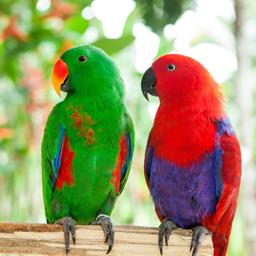
#> input picture images/parrots_256.jpg, 256 x 256 px
$ jupyter execute --allow-errors week3_practice.ipynb   (shell and % lines are left out)
#> lines starting #> are read from the running program, lines starting #| are printed output that depends on the picture; after the words box and inside, x2 and y2 are one past the last pixel; in counts of white or black regions, pixels touching at a corner belong together
# Week 3: Filtering & Frequency Domain — Lab Practice

**Topics:** Image Resizing, Convolution, Smoothing, Frequency Domain & Sharpening

This notebook accompanies the Week 3 lecture slides. We will resize images with different interpolation methods, implement 2D convolution from scratch, apply smoothing and sharpening filters, and visualize the frequency domain — all hands-on.

[cell 1]
import numpy as np
import matplotlib.pyplot as plt
from PIL import Image

### Environment setup

This notebook works both **locally** and on **Google Colab**.
- **Local**: images are loaded from the repository’s `images/` folder.
- **Colab**: images are automatically downloaded from GitHub on first run.

[cell 2]
import os, urllib.request

# Detect Google Colab
IN_COLAB = "google.colab" in str(get_ipython()) if hasattr(__builtins__, "__IPYTHON__") else False

# Image paths — we use a 256×256 version for faster processing
REPO_URL = "https://raw.githubusercontent.com/HyeongminLEE/image-processing-tutorial/main"
IMAGE_DIR = "images"
COLOR_NAME = "parrots_256.jpg"
GRAY_NAME = "parrots_256_gray.jpg"
CHALLENGE_NAME = "einstein_monroe.jpg"

if IN_COLAB:
    os.makedirs(IMAGE_DIR, exist_ok=True)
    for name in [COLOR_NAME, GRAY_NAME, CHALLENGE_NAME]:
        url = f"{REPO_URL}/{IMAGE_DIR}/{name}"
        dest = os.path.join(IMAGE_DIR, name)
        if not os.path.exists(dest):
            print(f"Downloading {name} ...")
            urllib.request.urlretrieve(url, dest)
    IMAGE_PATH = os.path.join(IMAGE_DIR, COLOR_NAME)
    GRAY_PATH = os.path.join(IMAGE_DIR, GRAY_NAME)
    CHALLENGE_PATH = os.path.join(IMAGE_DIR, CHALLENGE_NAME)
else:
    IMAGE_PATH = os.path.join("..", IMAGE_DIR, COLOR_NAME)
    GRAY_PATH = os.path.join("..", IMAGE_DIR, GRAY_NAME)
    CHALLENGE_PATH = os.path.join("..", IMAGE_DIR, CHALLENGE_NAME)

print(f"Image path: {IMAGE_PATH}")
print(f"Running on: {'Google Colab' if IN_COLAB else 'Local'}")

### Display helpers

We define utility functions used throughout this notebook. Each helper displays exactly **one** item — call it multiple times when you need to show several images. This week adds `show_kernel` for visualizing filter weights.

[cell 3]
def show_image(img, title=None, scale=4):
    """Display a single image.

    Grayscale (2-D) arrays automatically use a gray colormap with [0, 255].
    """
    fig, ax = plt.subplots(figsize=(scale, scale))
    if img.ndim == 2:
        ax.imshow(img, cmap="gray", vmin=0, vmax=255)
    else:
        ax.imshow(img)
    if title:
        ax.set_title(title)
    ax.axis("off")
    plt.tight_layout()
    plt.show()


def show_map(m, title=None, scale=4, cmap="gray", colorbar=False):
    """Display a single 2D float array with colormap."""
    fig, ax = plt.subplots(figsize=(scale, scale))
    im = ax.imshow(m, cmap=cmap)
    if colorbar:
        plt.colorbar(im, ax=ax, fraction=0.046)
    if title:
        ax.set_title(title)
    ax.axis("off")
    plt.tight_layout()
    plt.show()


def show_kernel(kernel, title="Kernel", scale=3):
    """Display a small kernel as an annotated heatmap."""
    fig, ax = plt.subplots(figsize=(scale, scale))
    vmax = np.max(np.abs(kernel))
    ax.imshow(kernel, cmap="coolwarm", vmin=-vmax, vmax=vmax)
    for i in range(kernel.shape[0]):
        for j in range(kernel.shape[1]):
            val = kernel[i, j]
            text = f"{val:.2f}" if val != int(val) else str(int(val))
            ax.text(j, i, text, ha="center", va="center", fontsize=10)
    ax.set_title(title)
    ax.set_xticks([])
    ax.set_yticks([])
    plt.tight_layout()
    plt.show()


def show_kernel_3d(kernel, title="", scale=6):
    """Display a kernel as a 3D surface plot."""
    k = kernel.shape[0] // 2
    ax_range = np.arange(-k, k + 1)
    xx, yy = np.meshgrid(ax_range, ax_range)
    fig = plt.figure(figsize=(scale, scale))
    ax = fig.add_subplot(111, projection="3d")
    ax.plot_surface(xx, yy, kernel, cmap="viridis")
    if title:
        ax.set_title(title)
    ax.set_xlabel("x")
    ax.set_ylabel("y")
    plt.tight_layout()
    plt.show()


def rescale_for_display(img):
    """Rescale a float image to [0, 255] uint8 for display."""
    lo, hi = img.min(), img.max()
    return ((img - lo) / (hi - lo) * 255).astype(np.uint8)

---
## 1. Image Resizing & Interpolation

When we change an image’s dimensions, pixels must be **created** (upsampling) or **discarded** (downsampling). The interpolation method determines how new pixel values are estimated from existing ones.

[cell 4]
img_color = np.array(Image.open(IMAGE_PATH))
#> img_color is the input picture: shape (256, 256, 3); mean R, G, B 157.8, 152.3, 110.7
img_gray = np.array(Image.open(GRAY_PATH))
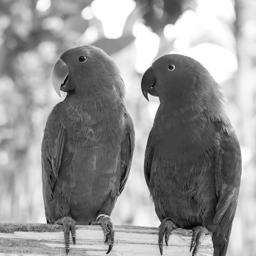
#> input picture images/parrots_256_gray.jpg, 256 x 256 px
#> img_gray is the input picture: shape (256, 256); min 0, max 255, mean 149.2

print(f"Color \u2014 shape: {img_color.shape}, dtype: {img_color.dtype}")
#| Color — shape: (256, 256, 3), dtype: uint8
print(f"Gray  \u2014 shape: {img_gray.shape}, dtype: {img_gray.dtype}")
#| Gray  — shape: (256, 256), dtype: uint8

### Downsampling by pixel skipping

The simplest downsampling: take every $N$th pixel and discard the rest. This is just NumPy slicing: `img[::N, ::N]`.

Each image below is displayed at its **actual relative size** so you can see how much information is lost.

[cell 5]
down_2 = img_gray[::2, ::2]
down_4 = img_gray[::4, ::4]

show_image(img_gray, f"Original ({img_gray.shape[0]}×{img_gray.shape[1]})")
show_image(down_2, f"{down_2.shape[0]}×{down_2.shape[1]} (1/2)")
show_image(down_4, f"{down_4.shape[0]}×{down_4.shape[1]} (1/4)")

### Upsampling with different interpolation methods

To upsample, we must **estimate** new pixel values. Three common methods:
- **Nearest neighbor**: copy the closest pixel — fast but blocky
- **Bilinear**: weighted average of 4 neighbors — smooth but slightly blurry
- **Bicubic**: cubic polynomial through 16 neighbors — sharpest, most common default

Let’s downsample to a small size, then upsample back to see the differences.

[cell 6]
pil_gray = Image.open(GRAY_PATH)
H, W = img_gray.shape

# Downsample to 32×32
small = pil_gray.resize((32, 32), Image.NEAREST)

# Upsample back with different methods
up_nearest  = np.array(small.resize((W, H), Image.NEAREST))
up_bilinear = np.array(small.resize((W, H), Image.BILINEAR))
up_bicubic  = np.array(small.resize((W, H), Image.BICUBIC))

show_image(img_gray, "Original")
show_image(up_nearest, "Nearest")
show_image(up_bilinear, "Bilinear")
show_image(up_bicubic, "Bicubic")

---
## 2. Spatial Filtering & Convolution

In Week 2, we transformed each pixel **independently** (point processing: $g(x,y) = T[f(x,y)]$). Now we use **neighborhoods**: the output at each pixel depends on the pixel *and its surrounding region*.

The core operation is **convolution**: slide a small weight matrix (kernel) over the image, computing a weighted sum at each position.

$$g(x,y) = \sum_{s=-k}^{k}\sum_{t=-k}^{k} h(s,t) \cdot f(x+s,\, y+t)$$

> **Note:** Strictly speaking, this formula is *correlation*. True mathematical convolution flips the kernel first. In practice, all standard libraries (`scipy`, `PyTorch`, etc.) compute correlation and call it "convolution" — we follow that convention here.

### 2D convolution: step by step

Let's work through a small example: a 5×5 "image" convolved with a 3×3 kernel.

[cell 7]
small_img = np.array([
    [1,  2,  3,  4,  5],
    [6,  7,  8,  9,  10],
    [11, 12, 13, 14, 15],
    [16, 17, 18, 19, 20],
    [21, 22, 23, 24, 25]
], dtype=np.float64)

kernel_2d = np.array([
    [0, -1,  0],
    [-1, 5, -1],
    [0, -1,  0]
], dtype=np.float64)

print(f"Image (5\u00d75):\n{small_img.astype(int)}")
print()
show_kernel(kernel_2d, title="Kernel (3\u00d73)")

Let's compute one output pixel explicitly: extract the 3×3 neighborhood, multiply element-wise with the kernel, and sum.

[cell 8]
# Compute output at position (1, 1) — kernel centered at row=1, col=1
row, col = 1, 1
neighborhood = small_img[row:row + 3, col:col + 3]
products = neighborhood * kernel_2d

print(f"Neighborhood at ({row},{col}):\n{neighborhood.astype(int)}")
print(f"\nKernel:\n{kernel_2d.astype(int)}")
print(f"\nElement-wise products:\n{products.astype(int)}")
print(f"\nSum = {products.sum():.0f}")

### Implementing 2D convolution from scratch

Let’s write a full convolution function. This builds deep intuition for what every library function does under the hood.

[cell 9]
def conv2d(image, kernel, mode="same"):
    """2D convolution of a grayscale image with a kernel.

    Parameters
    ----------
    image  : 2D array (H, W)
    kernel : 2D array (kH, kW), must be odd-sized
    mode   : "valid" or "same"
    """
#> called with image = array of shape (5, 5), kernel = array of shape (3, 3), mode = 'valid'
    img = image.astype(np.float64)
    k = kernel.astype(np.float64)
    kH, kW = k.shape

    if mode not in ("valid", "same"):
        raise ValueError(f"Unknown mode: {mode}")

    if mode == "same":
        pH, pW = kH // 2, kW // 2
        img = np.pad(img, ((pH, pH), (pW, pW)), mode="constant", constant_values=0)

    H, W = img.shape
    outH, outW = H - kH + 1, W - kW + 1
    output = np.zeros((outH, outW), dtype=np.float64)

    for i in range(outH):
        for j in range(outW):
            output[i, j] = np.sum(img[i:i + kH, j:j + kW] * k)

    return output

[cell 10]
result_valid = conv2d(small_img, kernel_2d, mode="valid")
result_same = conv2d(small_img, kernel_2d, mode="same")

print(f"Input shape:        {small_img.shape}")
print(f"Kernel shape:       {kernel_2d.shape}")
print(f"Valid output shape: {result_valid.shape}  (5 - 3 + 1 = 3)")
print(f"Same output shape:  {result_same.shape}   (padded to match input)")
print(f"\nValid output:\n{result_valid.astype(int)}")
print(f"\nSame output:\n{result_same.astype(int)}")

### Verification against scipy

Let's verify our implementation matches `scipy.ndimage.correlate`.

[cell 11]
from scipy.ndimage import correlate

ours = conv2d(small_img, kernel_2d, mode="same")
scipy_result = correlate(small_img, kernel_2d, mode="constant", cval=0)

print(f"Our conv2d:\n{ours.astype(int)}")
print(f"\nscipy correlate:\n{scipy_result.astype(int)}")
print(f"\nMatch: {np.allclose(ours, scipy_result)}")

### Applying convolution to a real image

Let's apply the sharpening kernel to the grayscale parrot image.

> Since our from-scratch implementation uses Python loops, it is **slow** on full-size images. For the rest of this notebook we use `scipy.ndimage.correlate` for efficiency.

[cell 12]
sharpened = correlate(img_gray.astype(np.float64), kernel_2d, mode="constant", cval=0)
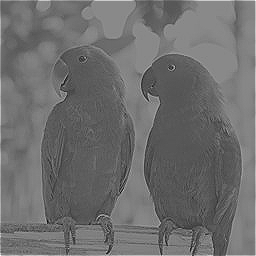
#> sharpened: shape (256, 256) float64; min -266, max 702, mean 152.2; drawn with min black and max white
sharpened = np.clip(sharpened, 0, 255).astype(np.uint8)

show_image(img_gray, "Original")
show_image(sharpened, "Sharpened (kernel from above)")

### Exercises

**Exercise 2.1:** Use `scipy.ndimage.correlate` to apply the **identity kernel** $\begin{bmatrix}0&0&0\\0&1&0\\0&0&0\end{bmatrix}$ to the grayscale image (`img_gray`). Display the original and result side by side.

Then try a **shift kernel** — create a larger kernel (e.g., 21×21 of zeros) and place the `1` at a corner. The larger kernel makes the shift clearly visible. What happens to the image, and why?

[cell 13]
# Input image
show_image(img_gray, "img_gray")

# YOUR CODE HERE
# 1. Create identity_kernel (3×3) and apply with correlate → identity_result
# 2. Create shift_kernel (21×21 of zeros, place the 1 at a corner) → shifted_result

show_image(img_gray, "Original")
#> (the rest of this cell did not finish here and is left out)

---
## 3. Smoothing Filters

Smoothing filters blur the image by averaging each pixel with its neighbors. They are **low-pass** filters: they preserve gradual intensity changes (low frequencies) and suppress rapid changes like edges and noise (high frequencies).

Two main types:
- **Box filter**: all weights equal (simple average)
- **Gaussian filter**: closer neighbors get higher weight (bell curve)

### Box filter

The simplest smoothing kernel: every weight is $\frac{1}{N^2}$. A 3×3 box filter:

$$h = \frac{1}{9}\begin{bmatrix}1 & 1 & 1\\1 & 1 & 1\\1 & 1 & 1\end{bmatrix}$$

Each output pixel becomes the **average** of its $3 \times 3$ neighborhood.

[cell 14]
def make_box_kernel(size):
    """Create a box (mean) kernel of the given size."""
    return np.ones((size, size), dtype=np.float64) / (size * size)

box3 = make_box_kernel(3)
show_kernel(box3, title="3\u00d73 Box kernel")

[cell 15]
box3  = correlate(img_gray.astype(np.float64), make_box_kernel(3),  mode="constant", cval=0)
box7  = correlate(img_gray.astype(np.float64), make_box_kernel(7),  mode="constant", cval=0)
box15 = correlate(img_gray.astype(np.float64), make_box_kernel(15), mode="constant", cval=0)
box31 = correlate(img_gray.astype(np.float64), make_box_kernel(31), mode="constant", cval=0)
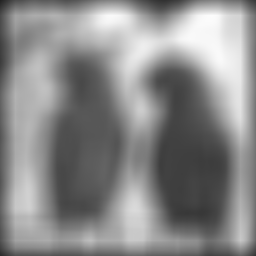
#> box31: shape (256, 256) float64; min 34.76, max 252.3, mean 137.9

show_image(img_gray, "Original")
show_image(np.clip(box3,  0, 255).astype(np.uint8), "Box 3×3")
show_image(np.clip(box7,  0, 255).astype(np.uint8), "Box 7×7")
show_image(np.clip(box15, 0, 255).astype(np.uint8), "Box 15×15")
show_image(np.clip(box31, 0, 255).astype(np.uint8), "Box 31×31")

### Gaussian filter

Instead of equal weights, a Gaussian kernel gives **higher weight to closer neighbors**:

$$h(s,t) = \frac{1}{2\pi\sigma^2}\exp\!\left(-\frac{s^2+t^2}{2\sigma^2}\right)$$

The parameter $\sigma$ controls the spread: larger $\sigma$ = wider kernel = more smoothing.

[cell 16]
def make_gaussian_kernel(size, sigma):
    """Create a 2D Gaussian kernel of the given size and sigma."""
    k = size // 2
    ax = np.arange(-k, k + 1, dtype=np.float64)
    xx, yy = np.meshgrid(ax, ax)
    kernel = np.exp(-(xx**2 + yy**2) / (2 * sigma**2))
    kernel /= kernel.sum()
    return kernel

g5 = make_gaussian_kernel(5, sigma=1.0)
print(f"Kernel shape: {g5.shape}")
show_kernel(g5, title="5×5 Gaussian (σ=1.0)")

[cell 17]
g15 = make_gaussian_kernel(15, sigma=3.0)
show_kernel_3d(g15, title="Gaussian kernel (\u03c3=3.0)")
#> in show_kernel_3d, `plt.show()`:
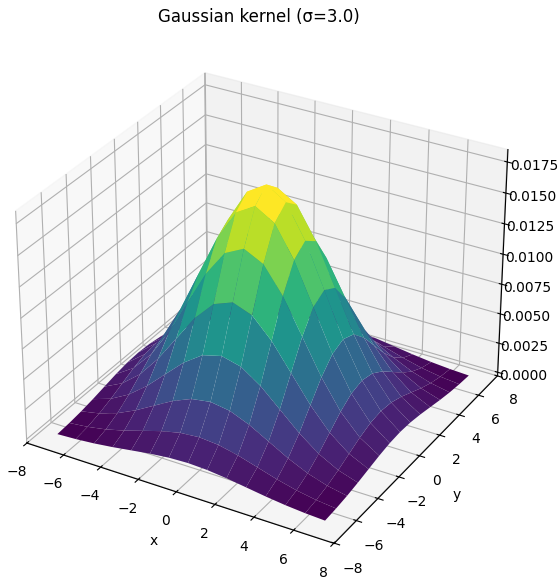
#> figure drawn by matplotlib, 1 panel

[cell 18]
g1  = correlate(img_gray.astype(np.float64), make_gaussian_kernel(7,  1),  mode="constant", cval=0)
g3  = correlate(img_gray.astype(np.float64), make_gaussian_kernel(19, 3),  mode="constant", cval=0)
g5  = correlate(img_gray.astype(np.float64), make_gaussian_kernel(31, 5),  mode="constant", cval=0)
g10 = correlate(img_gray.astype(np.float64), make_gaussian_kernel(61, 10), mode="constant", cval=0)

show_image(img_gray, "Original")
show_image(np.clip(g1,  0, 255).astype(np.uint8), "Gaussian σ=1")
show_image(np.clip(g3,  0, 255).astype(np.uint8), "Gaussian σ=3")
#> in show_image (call 19), `plt.show()`:
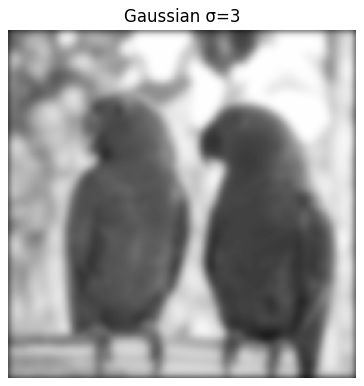
#> figure drawn by matplotlib, 1 panel
show_image(np.clip(g5,  0, 255).astype(np.uint8), "Gaussian σ=5")
show_image(np.clip(g10, 0, 255).astype(np.uint8), "Gaussian σ=10")

### Exercises

**Exercise 3.1:** Apply a 7×7 box filter to the color image (`img_color`). Since `correlate` works on 2D arrays, you need to process each R, G, B channel separately and recombine.

*Hint:* Use `make_box_kernel(7)` and `np.stack` to merge the channels back.

[cell 19]
# Input image
show_image(img_color, "img_color")

# YOUR CODE HERE
# Create blurred_color — 7×7 box filter applied to img_color
# Process each R, G, B channel separately with correlate, then recombine

show_image(img_color, "Original")
#> (the rest of this cell did not finish here and is left out)

**Exercise 3.2:** Smooth the grayscale image (`img_gray`) with a Gaussian filter ($\sigma=3$), then compute the **difference** between the original and the smoothed image. This difference is the **high-frequency detail** that smoothing removes.

Display three images: original, smoothed, and the difference.

*Hint:* The difference image will have negative values — you need to rescale it to [0, 255] for display. Think about how min-max stretching from Week 2 can help here.

[cell 20]
# Input image
show_image(img_gray, "img_gray")

# YOUR CODE HERE
# Create smoothed — Gaussian-filtered img_gray (σ=3)
# Create difference — original minus smoothed (float)
# Create detail_display — difference rescaled to [0, 255] for display

show_image(img_gray, "Original")
#> (the rest of this cell did not finish here and is left out)

---
## 4. Frequency Domain & 2D FFT

The **Convolution Theorem** says: convolution in the spatial domain equals **multiplication** in the frequency domain.

$$f * h \;\longleftrightarrow\; F \cdot H$$

The **2D Discrete Fourier Transform (DFT)** decomposes an image into its constituent spatial frequencies. Low frequencies represent smooth, gradual changes; high frequencies represent edges and fine detail.

Key NumPy functions:
- `np.fft.fft2(img)` — compute the 2D DFT
- `np.fft.fftshift(F)` — move the DC component (average brightness) to the center
- `np.fft.ifft2(F)` — inverse DFT (back to spatial domain)

### Magnitude spectrum

To visualize the frequency content, we plot the **log-magnitude** of the DFT: $\log(1 + |F(u,v)|)$.

The log scaling compresses the huge dynamic range so that both the bright DC component and the faint high-frequency components are visible.

[cell 21]
def log_magnitude_spectrum(img):
    """Compute the centered log-magnitude spectrum of a grayscale image.

    Steps:
    1. 2D FFT            \u2192 np.fft.fft2
    2. Shift DC to center \u2192 np.fft.fftshift
    3. Log-compress       \u2192 log(1 + |F|)
    """
    F = np.fft.fft2(img.astype(np.float64))
    F_shifted = np.fft.fftshift(F)
    return np.log1p(np.abs(F_shifted))
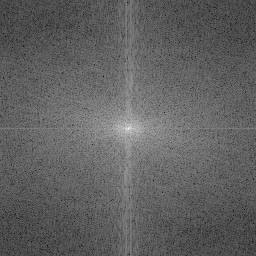
#> returned value: shape (256, 256) float64; min 1.8, max 16.1, mean 7.25; drawn with min black and max white

[cell 22]
show_image(img_gray, "Grayscale parrot (Spatial)")
show_map(log_magnitude_spectrum(img_gray), "Grayscale parrot (Spectrum)")

### How image content maps to frequency content

Smooth regions concentrate energy at the **center** (low frequencies), while edges and textures spread energy **outward** (high frequencies). Let's compare the original with a heavily blurred version.

[cell 23]
smooth = correlate(img_gray.astype(np.float64),
                   make_gaussian_kernel(31, 5.0), mode="constant", cval=0)
smooth = np.clip(smooth, 0, 255).astype(np.uint8)

show_image(img_gray, "Original (Spatial)")
show_map(log_magnitude_spectrum(img_gray), "Original (Spectrum)")
show_image(smooth, "Heavily smoothed (Spatial)")
show_map(log_magnitude_spectrum(smooth), "Heavily smoothed (Spectrum)")
#> in log_magnitude_spectrum (call 3), `return np.log1p(np.abs(F_shifted))`:
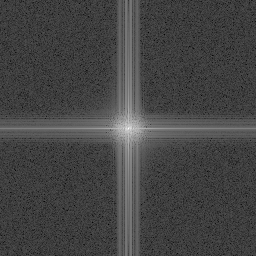
#> returned value: shape (256, 256) float64; min 0.298, max 16.05, mean 4.57; drawn with min black and max white

### Low-pass filtering in frequency domain

We can blur an image directly in the frequency domain:
1. Compute 2D DFT
2. Multiply by a **low-pass mask** (keeps center, blocks edges)
3. Inverse DFT back to spatial domain

The result is equivalent to spatial convolution with a smoothing filter.

[cell 24]
# Step 1: Compute 2D DFT
F = np.fft.fft2(img_gray.astype(np.float64))
F_shifted = np.fft.fftshift(F)

show_image(img_gray, "Original (Spatial)")
show_map(log_magnitude_spectrum(img_gray), "Original (Spectrum)")

# Step 2: Create a circular low-pass mask
H, W = img_gray.shape
cy, cx = H // 2, W // 2
radius = 30

mask_lp = np.zeros((H, W), dtype=np.float64)
for y in range(H):
    for x in range(W):
        if (x - cx)**2 + (y - cy)**2 <= radius**2:
            mask_lp[y, x] = 1.0
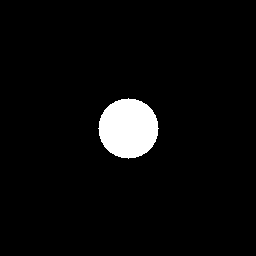
#> mask_lp: shape (256, 256) float64; values 0 (black) and 1 (white), 4.3% white; 1 white region, box (x1, y1, x2, y2) and area: (98, 98, 159, 159) 2821

show_map(mask_lp, f"Low-pass mask (r={radius})")

# Step 3: Multiply in frequency domain
F_filtered = F_shifted * mask_lp

show_map(np.log1p(np.abs(F_filtered)), "Filtered spectrum")
#> in show_map (call 6), `plt.show()`:
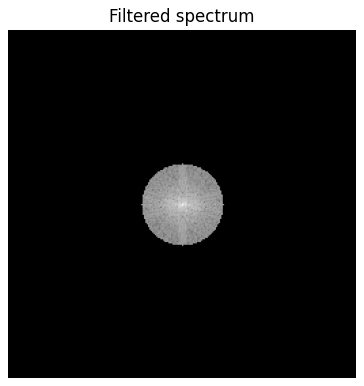
#> figure drawn by matplotlib, 1 panel

# Step 4: Inverse FFT back to spatial domain
result_lp = np.fft.ifft2(np.fft.ifftshift(F_filtered)).real
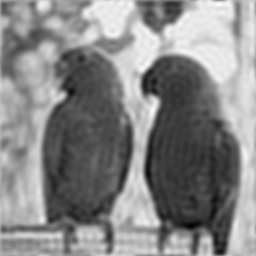
#> result_lp: shape (256, 256) float64; min 2.13, max 278.7, mean 149.2; drawn with min black and max white
result_lp = np.clip(result_lp, 0, 255).astype(np.uint8)
#> (the rest of the program and of its run is left out)
